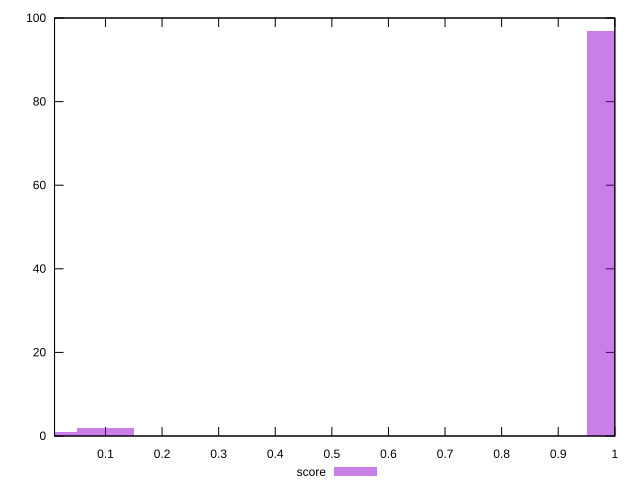

Recreate this plot in gnuplot.
reset

$score <<EOF
0.1 2
0 1
1 97
EOF

set key outside below
set boxwidth 0.1
set xrange [0.01:1]
set yrange [0:100]
set trange [0:100]
set style fill transparent solid 0.5 noborder
set terminal svg size 640, 490 enhanced background rgb 'white'
set output "report/report_00029_2021-02-24T13-36-40.390Z/speed-index/samples/agenda/score/histogram.svg"

plot $score title "score" with boxes

reset
